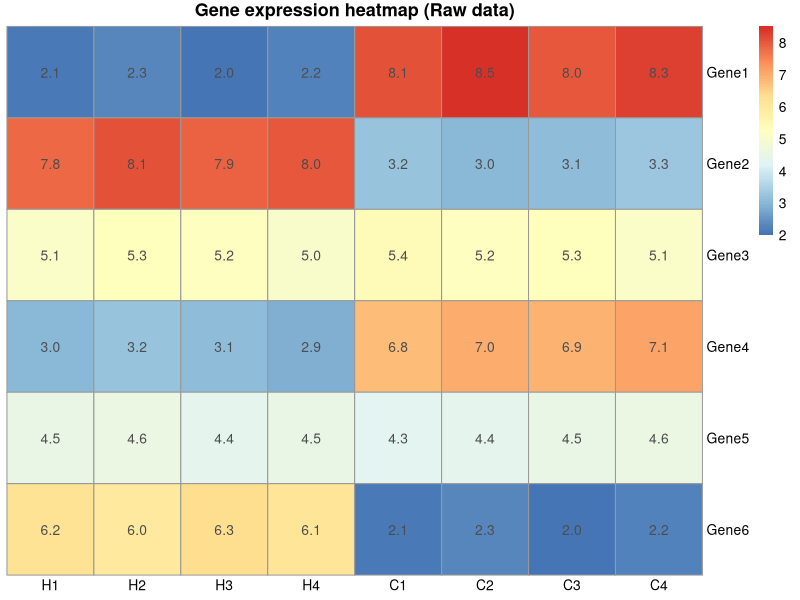
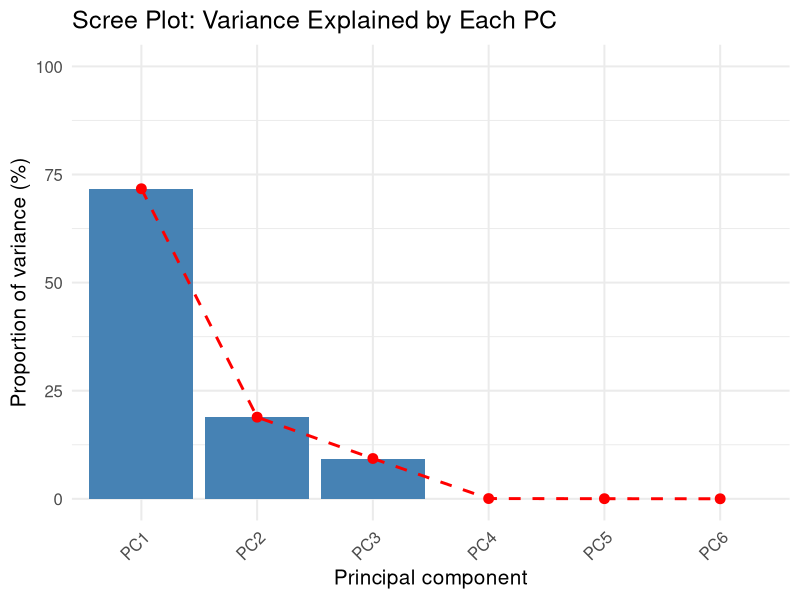
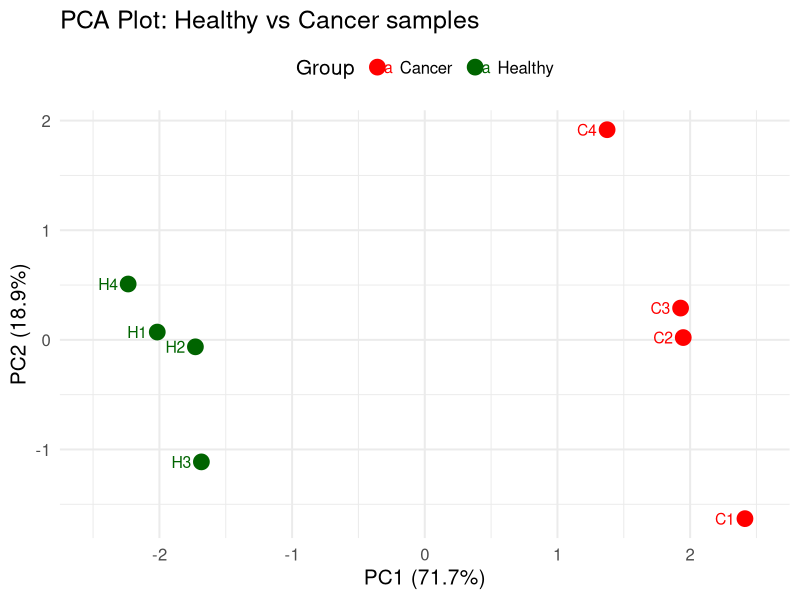
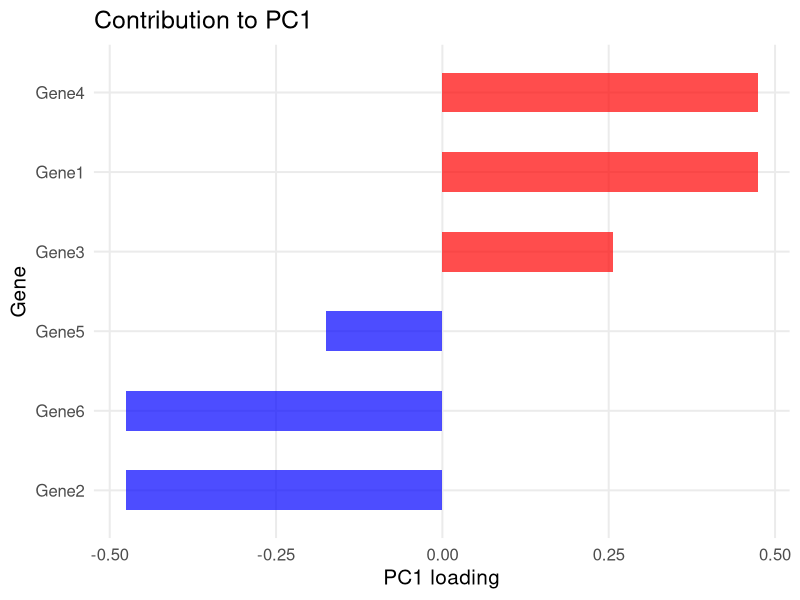

These figures' R source, in order:
## ---- chunk 1
knitr::opts_chunk$set(echo = TRUE, fig.width = 8, fig.height = 6, warning = FALSE, message = FALSE)
library(ggplot2)
library(pheatmap)
library(reshape2)
set.seed(123)
## ---- chunk 2
# Create a small gene expression dataset
# Rows = genes, Columns = samples (this is standard in genomics)

gene_expression <- matrix(c(
  # Healthy samples (H1-H4)    Cancer samples (C1-C4)
  2.1, 2.3, 2.0, 2.2,          8.1, 8.5, 8.0, 8.3,  # Gene1 - highly expressed in cancer
  7.8, 8.1, 7.9, 8.0,          3.2, 3.0, 3.1, 3.3,  # Gene2 - highly expressed in healthy
  5.1, 5.3, 5.2, 5.0,          5.4, 5.2, 5.3, 5.1,  # Gene3 - similar in both
  3.0, 3.2, 3.1, 2.9,          6.8, 7.0, 6.9, 7.1,  # Gene4 - higher in cancer
  4.5, 4.6, 4.4, 4.5,          4.3, 4.4, 4.5, 4.6,  # Gene5 - very similar
  6.2, 6.0, 6.3, 6.1,          2.1, 2.3, 2.0, 2.2   # Gene6 - higher in healthy
), nrow = 6, byrow = TRUE)

rownames(gene_expression) <- paste0("Gene", 1:6)
colnames(gene_expression) <- c("H1", "H2", "H3", "H4", "C1", "C2", "C3", "C4")

## ---- chunk 3

# Heatmap of raw data
pheatmap(gene_expression, 
         cluster_rows = FALSE, 
         cluster_cols = FALSE,
         main = "Gene expression heatmap (Raw data)",
         display_numbers = TRUE,
         number_format = "%.1f",
         fontsize_number = 10, angle_col = 0)

## ---- chunk 4

# Transpose the data so samples are rows
pca_data <- t(gene_expression)
# Run PCA with centering and scaling
pca_result <- prcomp(pca_data, center = TRUE, scale. = TRUE)

## ---- chunk 5

print(pca_data) 

## ---- chunk 6

# Variance explained by each PC
variance_explained <- pca_result$sdev^2
proportion_variance <- variance_explained / sum(variance_explained)
cumulative_variance <- cumsum(proportion_variance)

variance_df <- data.frame(
  PC = paste0("PC", 1:length(pca_result$sdev)),
  PC_variance = round(variance_explained,4),
  Variance_explained = round(proportion_variance * 100, 2),
  Cumulative_explained = round(cumulative_variance * 100,2)
)

## ---- chunk 7

print(variance_df)

## ---- chunk 8

# Scree plot
ggplot(variance_df, aes(x = PC, y = Variance_explained)) +
  geom_bar(stat = "identity", fill = "steelblue") +
  geom_line(aes(group = 1), color = "red", linewidth = 1, lty = "dashed") +
  geom_point(color = "red", size = 3) +
  lims(y = c(0,100)) +
  labs(title = "Scree Plot: Variance Explained by Each PC",
       y = "Proportion of variance (%)",
       x = "Principal component") +
  theme_minimal(15) +
  theme(axis.text.x = element_text(angle = 45, hjust = 1))

## ---- chunk 9

# Get PC scores
pc_scores <- pca_result$x

# Create a data frame for plotting
pc_df <- as.data.frame(pc_scores)
pc_df$Sample <- rownames(pc_scores)
pc_df$Group <- ifelse(grepl("^H", pc_df$Sample), "Healthy", "Cancer")

## ---- chunk 10

print(round(pc_scores, 2))

## ---- chunk 11

ggplot(pc_df, aes(x = PC1, y = PC2, color = Group, label = Sample)) +
  geom_point(size = 5) +
  geom_text(hjust = 1.5, size = 4) +
  xlim(c(-2.5,2.5)) +
  labs(title = "PCA Plot: Healthy vs Cancer samples",
       x = paste0("PC1 (", round(proportion_variance[1]*100, 1), "%)"),
       y = paste0("PC2 (", round(proportion_variance[2]*100, 1), "%)")) +
  theme_minimal(15) + theme(legend.position = "top") +
  scale_color_manual(values = c("Healthy" = "darkgreen", "Cancer" = "red"))

## ---- chunk 12

# Get loadings
loadings <- pca_result$rotation

## ---- chunk 13

print(round(loadings[, 1:3], 3))

## ---- chunk 14

# Plot loadings for PC1
loading_df <- data.frame(Gene = rownames(loadings), PC1 = loadings[, 1], PC2 = loadings[, 2])
loading_df <- loading_df[order(loading_df$PC1), ]
loading_df$Gene <- factor(loading_df$Gene, levels = loading_df$Gene)

ggplot(loading_df, aes(x = Gene, y = PC1, fill = PC1 > 0)) +
  geom_bar(stat = "identity", width = 0.5, alpha = 0.7) +
  labs(title = "Contribution to PC1", y = "PC1 loading", x = "Gene") +
  theme_minimal(15) + theme(legend.position = "none", panel.grid.minor.x = element_blank()) +
  scale_fill_manual(values = c("TRUE" = "red", "FALSE" = "blue")) +
  coord_flip()

## ---- chunk 15

# calculate PC1 for sample H1
verify_df <- scale(pca_data)
print(verify_df)

## ---- chunk 16

print(loadings)

# sample H1
h1_scaled <- verify_df[1, ]  # H1 scaled gene values
pc1_loadings <- loadings[, 1]
h1_pc1 <- sum(h1_scaled * pc1_loadings)
